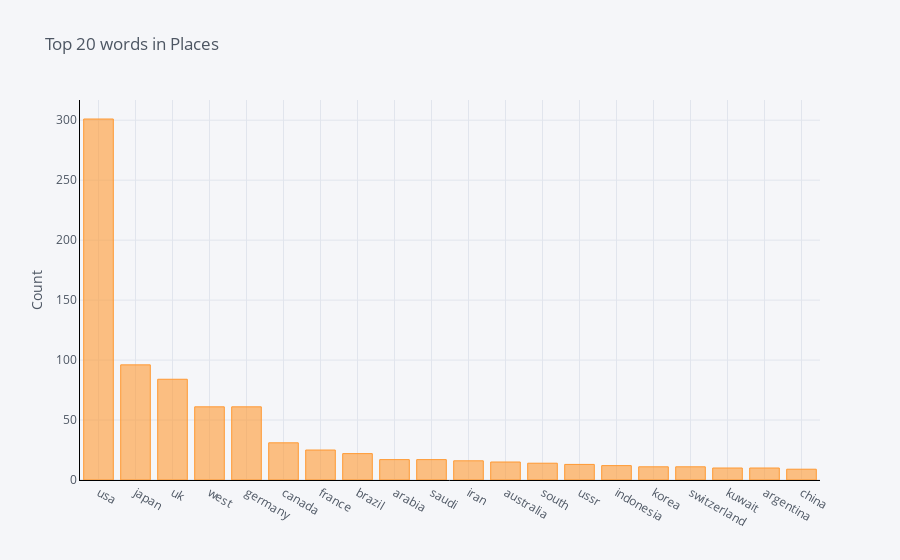

The notebook cell saved with this chart:
### Code cell
df_places_no_nan = df_filter['places'].dropna()

common_words = get_top_n_words(df_places_no_nan, 20)
#for word, freq in common_words:
    #print(word, freq)
df2 = pd.DataFrame(common_words, columns = ['PlaceText' , 'count'])
df2.groupby('PlaceText').sum()['count'].sort_values(ascending=False).iplot(
    kind='bar', yTitle='Count', linecolor='black', title='Top 20 words in Places')

### Figure 1 — Plotly figure (JSON) as saved in the notebook; plotly's stock layout.template omitted (floating-point values rounded to 4 significant figures)
{"data": [{"marker": {"color": "rgba(255, 153, 51, 0.6)", "line": {"color": "rgba(255, 153, 51, 1.0)", "width": 1}}, "name": "count", "orientation": "v", "text": "", "type": "bar", "x": ["usa", "japan", "uk", "west", "germany", "canada", "france", "brazil", "arabia", "saudi", "iran", "australia", "south", "ussr", "indonesia", "korea", "switzerland", "kuwait", "argentina", "china"], "y": [301, 96, 84, 61, 61, 31, 25, 22, 17, 17, 16, 15, 14, 13, 12, 11, 11, 10, 10, 9]}], "layout": {"legend": {"bgcolor": "#F5F6F9", "font": {"color": "#4D5663"}}, "paper_bgcolor": "#F5F6F9", "plot_bgcolor": "#F5F6F9", "title": {"font": {"color": "#4D5663"}, "text": "Top 20 words in Places"}, "xaxis": {"gridcolor": "#E1E5ED", "linecolor": "black", "showgrid": true, "tickfont": {"color": "#4D5663"}, "title": {"font": {"color": "#4D5663"}, "text": ""}, "zerolinecolor": "#E1E5ED"}, "yaxis": {"gridcolor": "#E1E5ED", "linecolor": "black", "showgrid": true, "tickfont": {"color": "#4D5663"}, "title": {"font": {"color": "#4D5663"}, "text": "Count"}, "zerolinecolor": "#E1E5ED"}}}
